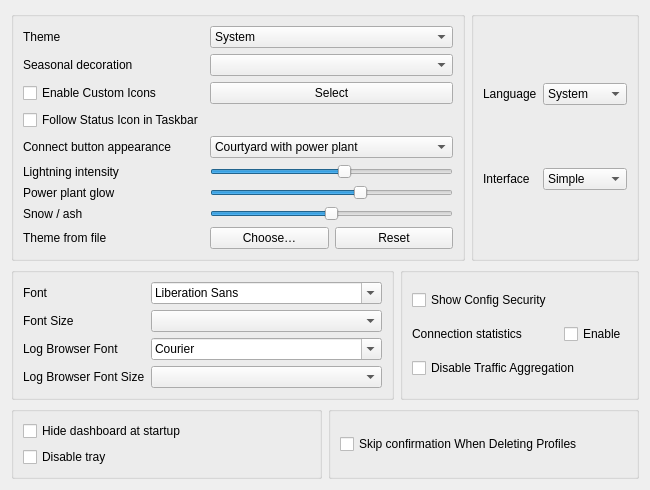
     <widget class="QWidget" name="tab_2">
      <attribute name="title">
       <string>Style</string>
      </attribute>
      <layout class="QGridLayout" name="gridLayout_5">
       <item row="2" column="0">
        <layout class="QHBoxLayout" name="style_h_2">
         <item>
          <widget class="QGroupBox" name="traffic_statistics_box">
           <layout class="QGridLayout" name="gridLayout_8">
            <item row="0" column="0">
             <widget class="QLabel" name="label_2">
              <property name="text">
               <string>Font</string>
              </property>
             </widget>
            </item>
            <item row="0" column="1">
             <widget class="QFontComboBox" name="font"/>
            </item>
            <item row="1" column="0">
             <widget class="QLabel" name="label_5">
              <property name="text">
               <string>Font Size</string>
              </property>
             </widget>
            </item>
            <item row="1" column="1">
             <widget class="QComboBox" name="font_size"/>
            </item>
            <item row="2" column="0">
             <widget class="QLabel" name="label_log_font">
              <property name="uiLevel" stdset="0">
               <string notr="true">advanced</string>
              </property>
              <property name="text">
               <string>Log Browser Font</string>
              </property>
             </widget>
            </item>
            <item row="2" column="1">
             <widget class="QFontComboBox" name="log_font_family">
              <property name="uiLevel" stdset="0">
               <string notr="true">advanced</string>
              </property>
              <property name="fontFilters">
               <set>QFontComboBox::FontFilter::MonospacedFonts</set>
              </property>
              <property name="toolTip">
               <string>Only monospaced fonts are listed. An unavailable family falls back to a built-in monospace list.</string>
              </property>
             </widget>
            </item>
            <item row="3" column="0">
             <widget class="QLabel" name="label_log_font_size">
              <property name="uiLevel" stdset="0">
               <string notr="true">advanced</string>
              </property>
              <property name="text">
               <string>Log Browser Font Size</string>
              </property>
             </widget>
            </item>
            <item row="3" column="1">
             <widget class="QComboBox" name="log_font_size">
              <property name="uiLevel" stdset="0">
               <string notr="true">advanced</string>
              </property>
             </widget>
            </item>
           </layout>
          </widget>
         </item>
         <item>
          <widget class="QGroupBox" name="connection_statistics_box">
           <property name="uiLevel" stdset="0">
            <string notr="true">advanced</string>
           </property>
           <layout class="QGridLayout" name="gridLayout_11">
            <item row="1" column="0">
             <widget class="QLabel" name="label_9">
              <property name="text">
               <string>Connection statistics</string>
              </property>
             </widget>
            </item>
            <item row="1" column="2">
             <widget class="QCheckBox" name="connection_statistics">
              <property name="text">
               <string>Enable</string>
              </property>
             </widget>
            </item>
            <item row="2" column="0" colspan="3">
             <widget class="QCheckBox" name="disable_traffic_aggregation">
              <property name="toolTip">
               <string>&lt;html&gt;&lt;head/&gt;&lt;body&gt;&lt;p&gt;Fully disables the traffic aggregation feature (per-config and per-app usage history kept in a separate database, shown in the Traffic Stats dashboard). Does not affect the per-profile traffic counters in the main window.&lt;/p&gt;&lt;/body&gt;&lt;/html&gt;</string>
              </property>
              <property name="text">
               <string>Disable Traffic Aggregation</string>
              </property>
             </widget>
            </item>
            <item row="0" column="0">
             <widget class="QCheckBox" name="show_config_security">
              <property name="toolTip">
               <string>&lt;html&gt;&lt;head/&gt;&lt;body&gt;&lt;p&gt;Show each config's security next to its type in the proxy list, e.g. &quot;Trojan (WebSocket+TLS)&quot;. Insecure configs are marked with a warning sign.&lt;/p&gt;&lt;/body&gt;&lt;/html&gt;</string>
              </property>
              <property name="text">
               <string>Show Config Security</string>
              </property>
             </widget>
            </item>
           </layout>
          </widget>
         </item>
        </layout>
       </item>
       <item row="3" column="0">
        <layout class="QHBoxLayout" name="style_h_3">
         <item>
          <widget class="QGroupBox" name="horizontalGroupBox_5">
           <layout class="QVBoxLayout" name="verticalLayout_5">
            <item>
             <widget class="QCheckBox" name="start_minimal">
              <property name="sizePolicy">
               <sizepolicy hsizetype="Preferred" vsizetype="Fixed">
                <horstretch>0</horstretch>
                <verstretch>0</verstretch>
               </sizepolicy>
              </property>
              <property name="text">
               <string>Hide dashboard at startup</string>
              </property>
             </widget>
            </item>
            <item>
             <widget class="QCheckBox" name="disable_tray">
              <property name="sizePolicy">
               <sizepolicy hsizetype="Preferred" vsizetype="Fixed">
                <horstretch>0</horstretch>
                <verstretch>0</verstretch>
               </sizepolicy>
              </property>
              <property name="toolTip">
               <string>Prevents the app from minimizing to the tray when the window is closed. The app will exit instead</string>
              </property>
              <property name="text">
               <string>Disable tray</string>
              </property>
             </widget>
            </item>
           </layout>
          </widget>
         </item>
         <item>
          <widget class="QGroupBox" name="groupBox_2">
           <layout class="QHBoxLayout" name="horizontalLayout_23">
            <item>
             <widget class="QCheckBox" name="skip_delete_confirm">
              <property name="text">
               <string>Skip confirmation When Deleting Profiles</string>
              </property>
             </widget>
            </item>
           </layout>
          </widget>
         </item>
        </layout>
       </item>
       <item row="0" column="0">
        <layout class="QHBoxLayout" name="style_h_1">
         <item>
          <widget class="QGroupBox" name="groupBox">
           <layout class="QGridLayout" name="gridLayout_10">
            <item row="0" column="0">
             <widget class="QLabel" name="label_8">
              <property name="sizePolicy">
               <sizepolicy hsizetype="Maximum" vsizetype="Maximum">
                <horstretch>0</horstretch>
                <verstretch>0</verstretch>
               </sizepolicy>
              </property>
              <property name="text">
               <string>Theme</string>
              </property>
             </widget>
            </item>
            <item row="0" column="1">
             <widget class="QComboBox" name="theme">
              <item>
               <property name="text">
                <string notr="true">System</string>
               </property>
              </item>
             </widget>
            </item>
            <item row="2" column="1">
             <widget class="QPushButton" name="select_custom_icon">
              <property name="uiLevel" stdset="0">
               <string notr="true">advanced</string>
              </property>
              <property name="text">
               <string>Select</string>
              </property>
             </widget>
            </item>
            <item row="2" column="0">
             <widget class="QCheckBox" name="enable_custom_icon">
              <property name="uiLevel" stdset="0">
               <string notr="true">advanced</string>
              </property>
              <property name="text">
               <string>Enable Custom Icons</string>
              </property>
             </widget>
            </item>
            <item row="3" column="0">
             <widget class="QCheckBox" name="follow_status_in_taskbar">
              <property name="uiLevel" stdset="0">
               <string notr="true">advanced</string>
              </property>
              <property name="toolTip">
               <string>Follow the connection status icon in the dock/taskbar. When off, it always shows the Rawline icon</string>
              </property>
              <property name="text">
               <string>Follow Status Icon in Taskbar</string>
              </property>
             </widget>
            </item>
           <item row="1" column="0">
 <widget class="QLabel" name="label_seasonal_decoration">
  <property name="text"><string>Seasonal decoration</string></property>
 </widget>
</item>
           <item row="1" column="1">
 <widget class="QComboBox" name="seasonal_decoration"/>
</item>
           <item row="4" column="0">
 <widget class="QLabel" name="label_power_skin">
  <property name="text"><string>Connect button appearance</string></property>
 </widget>
</item>
<item row="4" column="1">
 <widget class="QComboBox" name="power_skin">
  <item><property name="text"><string notr="true">Courtyard with power plant</string></property></item>
  <item><property name="text"><string notr="true">Hatch</string></property></item>
 </widget>
</item>
<item row="5" column="0">
 <widget class="QLabel" name="label_power_effects">
  <property name="text"><string>Lightning intensity</string></property>
 </widget>
</item>
<item row="5" column="1">
 <widget class="QSlider" name="power_arcs">
  <property name="orientation"><enum>Qt::Horizontal</enum></property>
  <property name="minimum"><number>0</number></property>
  <property name="maximum"><number>180</number></property>
  <property name="value"><number>100</number></property>
 </widget>
</item>
<item row="6" column="0">
 <widget class="QLabel" name="label_power_furnace">
  <property name="text"><string>Power plant glow</string></property>
 </widget>
</item>
<item row="6" column="1">
 <widget class="QSlider" name="power_furnace">
  <property name="orientation"><enum>Qt::Horizontal</enum></property>
  <property name="minimum"><number>0</number></property>
  <property name="maximum"><number>160</number></property>
  <property name="value"><number>100</number></property>
 </widget>
</item>
<item row="7" column="0">
 <widget class="QLabel" name="label_power_snow">
  <property name="text"><string>Snow / ash</string></property>
 </widget>
</item>
<item row="7" column="1">
 <widget class="QSlider" name="power_snow">
  <property name="orientation"><enum>Qt::Horizontal</enum></property>
  <property name="minimum"><number>0</number></property>
  <property name="maximum"><number>150</number></property>
  <property name="value"><number>75</number></property>
 </widget>
</item>
<item row="8" column="0">
 <widget class="QLabel" name="label_theme_file">
  <property name="text"><string>Theme from file</string></property>
 </widget>
</item>
<item row="8" column="1">
 <layout class="QHBoxLayout" name="theme_file_row">
  <item><widget class="QPushButton" name="theme_file_load">
   <property name="text"><string>Choose…</string></property>
  </widget></item>
  <item><widget class="QPushButton" name="theme_file_reset">
   <property name="text"><string>Reset</string></property>
  </widget></item>
 </layout>
</item>
</layout>
          </widget>
         </item>
         <item>
          <widget class="QGroupBox" name="groupBox2">
           <layout class="QGridLayout" name="gridLayout_4">
            <item row="0" column="2">
             <widget class="QComboBox" name="language">
              <item>
               <property name="text">
                <string notr="true">System</string>
               </property>
              </item>
              <item>
               <property name="text">
                <string notr="true">English</string>
               </property>
              </item>
              <item>
               <property name="text">
                <string notr="true">简体中文</string>
               </property>
              </item>
              <item>
               <property name="text">
                <string notr="true">فارسی</string>
               </property>
              </item>
              <item>
               <property name="text">
                <string notr="true">Русский</string>
               </property>
              </item>
             </widget>
            </item>
            <item row="0" column="0">
             <widget class="QLabel" name="label_15">
              <property name="sizePolicy">
               <sizepolicy hsizetype="Maximum" vsizetype="Maximum">
                <horstretch>0</horstretch>
                <verstretch>0</verstretch>
               </sizepolicy>
              </property>
              <property name="text">
               <string>Language</string>
              </property>
             </widget>
            </item>
            <item row="1" column="0">
             <widget class="QLabel" name="ui_mode_l">
              <property name="sizePolicy">
               <sizepolicy hsizetype="Maximum" vsizetype="Maximum">
                <horstretch>0</horstretch>
                <verstretch>0</verstretch>
               </sizepolicy>
              </property>
              <property name="toolTip">
               <string>Simple hides the advanced options. They keep their values and still apply.</string>
              </property>
              <property name="text">
               <string>Interface</string>
              </property>
              <property name="buddy">
               <cstring>ui_mode</cstring>
              </property>
             </widget>
            </item>
            <item row="1" column="2">
             <widget class="QComboBox" name="ui_mode">
              <item>
               <property name="text">
                <string>Simple</string>
               </property>
              </item>
              <item>
               <property name="text">
                <string>Advanced</string>
               </property>
              </item>
             </widget>
            </item>
           </layout>
          </widget>
         </item>
        </layout>
       </item>
      </layout>
     </widget>
